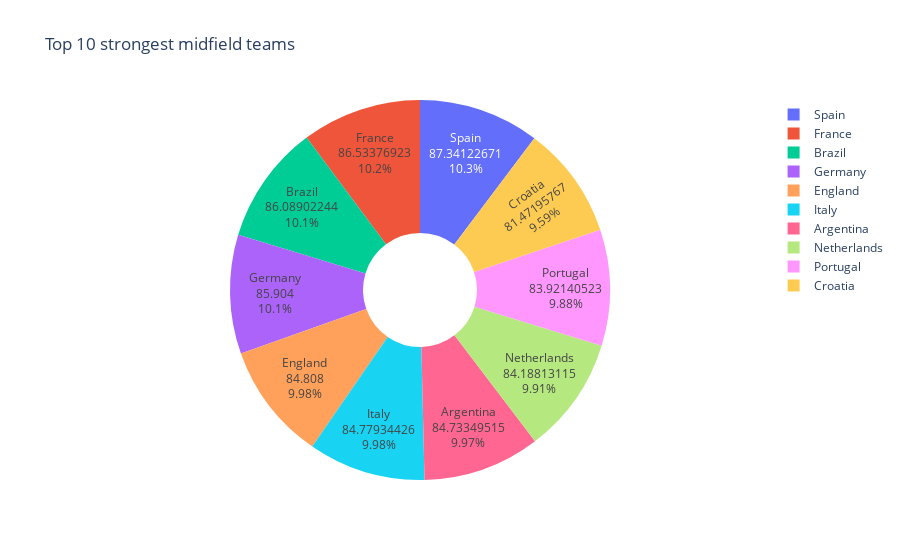

Notebook source saved alongside this figure:
### Code cell
# Étape 1 : scores de milieu à domicile
home_midfield = teamsinfo[["home_team", "home_team_mean_midfield_score"]].rename(
    columns={"home_team": "team", "home_team_mean_midfield_score": "midfield_score"}
)

# Étape 2 : scores de milieu à l’extérieur
away_midfield = teamsinfo[["away_team", "away_team_mean_midfield_score"]].rename(
    columns={"away_team": "team", "away_team_mean_midfield_score": "midfield_score"}
)

# Étape 3 : fusionner les deux
all_midfield = pd.concat([home_midfield, away_midfield], ignore_index=True)

# Étape 4 : moyenne globale par équipe
avg_midfield = all_midfield.groupby("team")["midfield_score"].mean()

# Étape 5 : top 10
top10_midfield = avg_midfield.sort_values(ascending=False).head(10)

# Étape 6 : pie chart
fig = px.pie(
    names=top10_midfield.index,
    values=top10_midfield.values,
    title="Top 10 strongest midfield teams",
    hole=0.3
)

fig.update_traces(textinfo='label+percent+value')
fig.show()

### Figure 1 — Plotly figure (JSON) as saved in the notebook; plotly's stock layout.template omitted (floating-point values rounded to 4 significant figures)
{"data": [{"domain": {"x": [0, 1], "y": [0, 1]}, "hole": 0.3, "hovertemplate": "label=%{label}<br>value=%{value}<extra></extra>", "labels": ["Spain", "France", "Brazil", "Germany", "England", "Italy", "Argentina", "Netherlands", "Portugal", "Croatia"], "legendgroup": "", "name": "", "showlegend": true, "textinfo": "label+percent+value", "type": "pie", "values": [87.34, 86.53, 86.09, 85.9, 84.81, 84.78, 84.73, 84.19, 83.92, 81.47]}], "layout": {"legend": {"tracegroupgap": 0}, "title": {"text": "Top 10 strongest midfield teams"}}}
